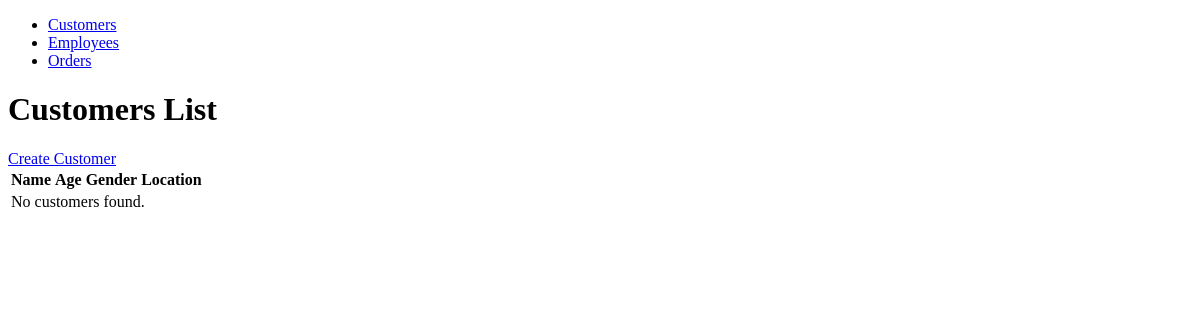
Before: / with the older database file.
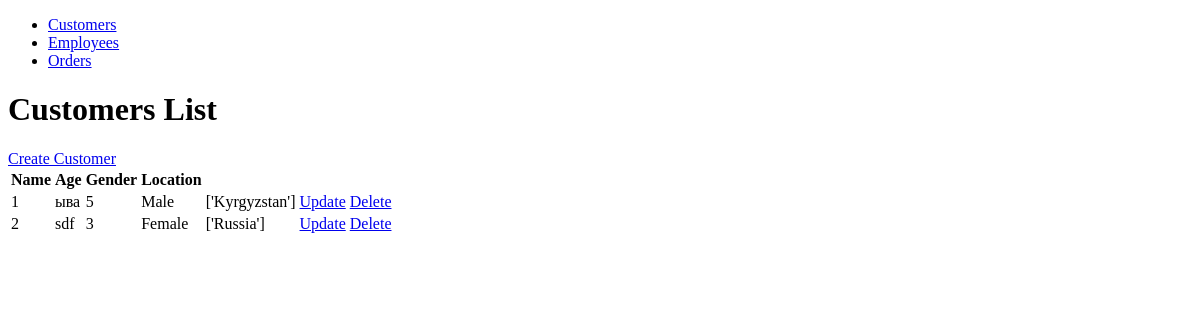
After: the same page with the newer database file.
### dashboard/models.py (models this page shows, shortened)
class Customer(models.Model):
    name = models.CharField(max_length=100)
    age = models.IntegerField(default=0)
    gender = models.CharField(max_length=1, choices=GENDER_CHOICES, default='')
    location = models.ForeignKey(Location, on_delete=models.CASCADE)

### markets/models.py (models this page shows)
class Location(models.Model):
    name = models.CharField(max_length=100, null=True)
    city = models.CharField(max_length=100, null=True)
    areas = models.CharField(max_length=100, null=True)
    country = models.CharField(max_length=100, null=True)
    class Meta:
        verbose_name = ("Location")
        verbose_name_plural = ("Locations")
    def __str__(self):
        return self.name

### dashboard/views.py (the view)
# urls.py: path('', CustomerListView.as_view(), name='customer_list'),
class CustomerListView(ListView):
    model = Customer
    template_name = 'customer_list.html'
    context_object_name = 'customers'

### dashboard/templates/customer_list.html
{% extends 'base.html' %}
{% block content %}
  <h1>Customers List</h1>
  <a href="{% url 'customer_create' %}">Create Customer</a>
  <table>
    <thead>
      <tr>
        <th>Name</th>
        <th>Age</th>
        <th>Gender</th>
        <th>Location</th>
      </tr>
    </thead>
    <tbody>
      {% for customer in customers %}
        <tr>
          <td>{{ customer.id }}</td>
          <td>{{ customer.name }}</td>
          <td>{{ customer.age }}</td>
          <td>{{ customer.get_gender_display }}</td>
          <td>{{ customer.location }}</td>
          <td>
            <a href="{% url 'customer_update' customer.id %}">Update</a>
            <a href="{% url 'customer_delete' customer.id %}">Delete</a>
          </td>
        </tr>
      {% empty %}
        <tr>
          <td colspan="6">No customers found.</td>
        </tr>
      {% endfor %}
    </tbody>
  </table>
{% endblock %}

### dashboard/templates/base.html (shortened to what this page needs)
<!DOCTYPE html>
<html lang="en">
<head>
</head>
<body>
    <nav>
        <ul>
            <li><a href="{% url 'customer_list' %}">Customers</a></li>
            <li><a href="{% url 'employee_list' %}">Employees</a></li>
            <li><a href="{% url 'order_list' %}">Orders</a></li>
        </ul>
    </nav>
    <main>
        {% block content %}{% endblock %}
    </main>
</body>
</html>

Changed rows visible on the page:
added Customer: id "1", name "ыва", age "5", gender "Male", location "['Kyrgyzstan']"
added Customer: id "2", name "sdf", age "3", gender "Female", location "['Russia']"
Other visible differences:
text no longer shown: "No customers found."
